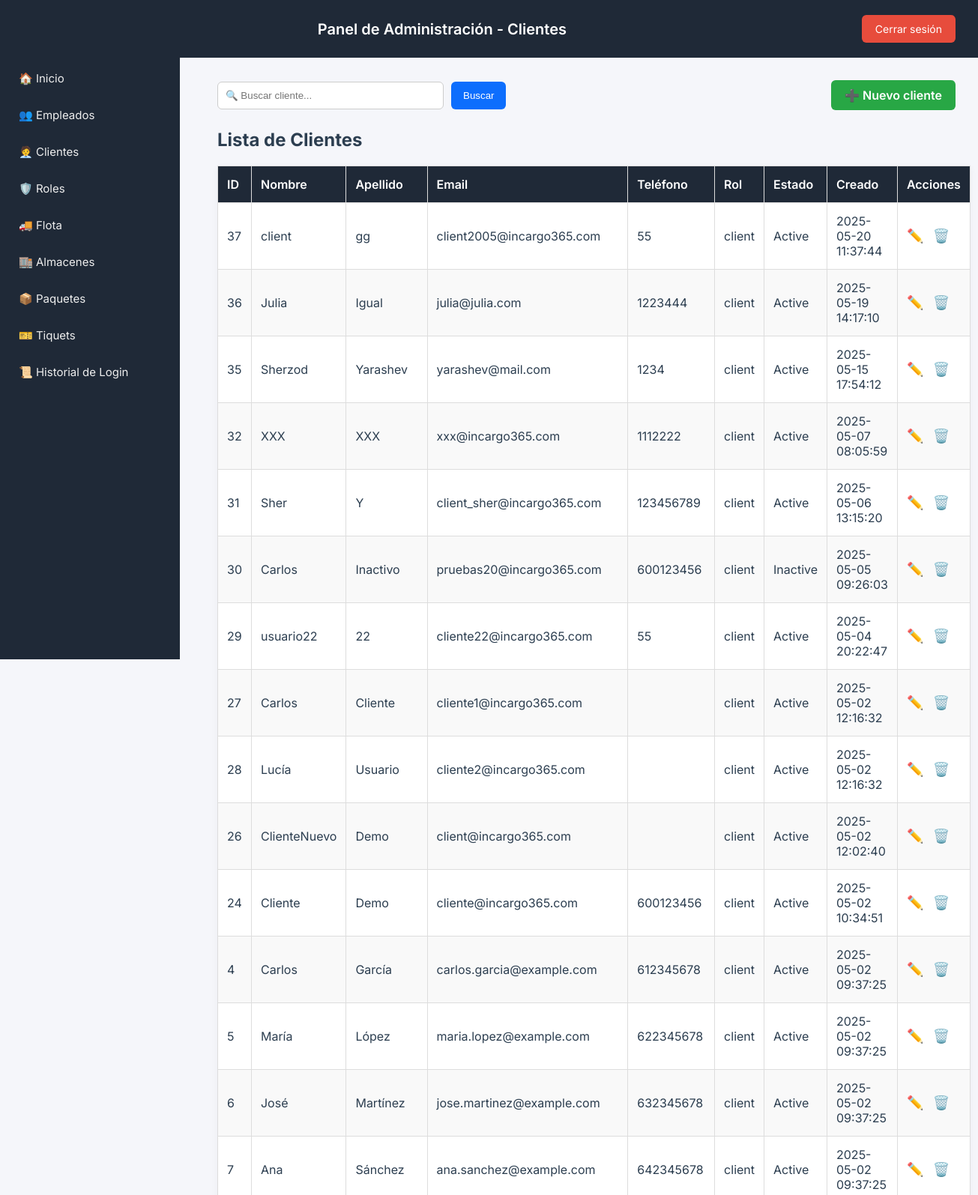
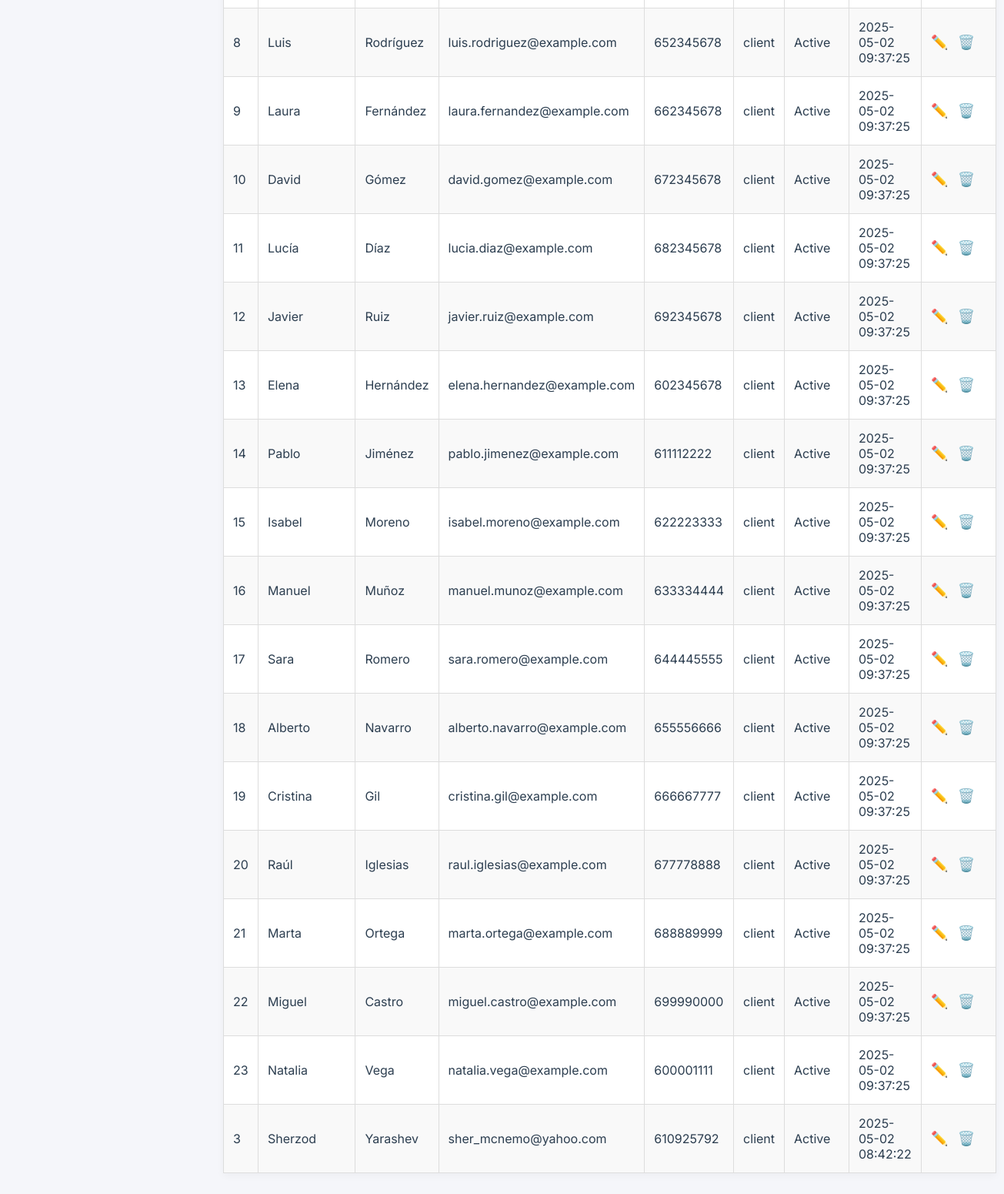
The page /area-clientes/owner/clients.php (signed in) on the database its author committed (2 pictures, top to bottom).
### tables this page shows
CREATE TABLE `client` (
  `client_id` int NOT NULL AUTO_INCREMENT,
  `name` varchar(100) NOT NULL,
  `surname` varchar(100) NOT NULL,
  `email` varchar(100) NOT NULL,
  `password_hash` varchar(255) NOT NULL,
  `phone` varchar(20) DEFAULT NULL,
  `rolID` int DEFAULT NULL,
  `townID` int DEFAULT NULL,
  `gender` enum('Male','Female','Other') DEFAULT NULL,
  `profile_picture` varchar(255) DEFAULT NULL,
  `status` enum('Active','Inactive') NOT NULL DEFAULT 'Active',
  `created_at` timestamp NULL DEFAULT CURRENT_TIMESTAMP,
  `updated_at` timestamp NULL DEFAULT CURRENT_TIMESTAMP ON UPDATE CURRENT_TIMESTAMP,
  `isactive` tinyint(1) DEFAULT '1',
  `last_login` timestamp NULL DEFAULT NULL,
  PRIMARY KEY (`client_id`),
  UNIQUE KEY `email` (`email`),
  KEY `rolID` (`rolID`),
  KEY `townID` (`townID`),
  CONSTRAINT `client_ibfk_1` FOREIGN KEY (`rolID`) REFERENCES `rol` (`rolID`) ON DELETE SET NULL,
  CONSTRAINT `client_ibfk_2` FOREIGN KEY (`townID`) REFERENCES `location` (`townID`) ON DELETE SET NULL
);

CREATE TABLE `rol` (
  `rolID` int NOT NULL AUTO_INCREMENT,
  `role_name` enum('owner','finance','people','IT_Dev','IT_Tech','customer_service','warehouse','driver','client') NOT NULL,
  `can_view_any_ticket` tinyint(1) NOT NULL DEFAULT '0',
  `can_view_own_ticket` tinyint(1) NOT NULL DEFAULT '0',
  `can_create_ticket` tinyint(1) NOT NULL DEFAULT '0',
  `can_update_ticket` tinyint(1) NOT NULL DEFAULT '0',
  `can_delete_ticket` tinyint(1) NOT NULL DEFAULT '0',
  `can_add_message` tinyint(1) NOT NULL DEFAULT '0',
  PRIMARY KEY (`rolID`)
);

### area-clientes/owner/clients.php (the view, shortened to what this page needs)
<?php
require_once __DIR__ . '/../db.php';
$search = $_GET['search'] ?? '';
$sql = "SELECT c.client_id, c.name, c.surname, c.email, c.phone, r.role_name, c.status, c.created_at
        FROM client c
        LEFT JOIN rol r ON c.rolID = r.rolID
        WHERE c.name LIKE :search OR c.surname LIKE :search OR r.role_name LIKE :search
        ORDER BY c.created_at DESC";
$stmt = $pdo->prepare($sql);
$stmt->execute(['search' => "%$search%"]);
$clients = $stmt->fetchAll();
?>
<!DOCTYPE html>
<html lang="es">
<head>
</head>
<body>
<header>
  <h1>Panel de Administración - Clientes</h1>
  <a href="../logout.php" class="logout">Cerrar sesión</a>
</header>
<div class="sidebar">
  <a href="dashboard.php">🏠 Inicio</a>
  <a href="employees.php">👥 Empleados</a>
  <a href="clients.php">🧑‍💼 Clientes</a>
  <a href="roles.php">🛡️ Roles</a>
  <a href="fleet.php">🚚 Flota</a>
  <a href="warehouses.php">🏬 Almacenes</a>
  <a href="packages.php">📦 Paquetes</a>
  <a href="tickets.php">🎫 Tiquets</a>
  <a href="login_history.php">📜 Historial de Login</a>
</div>
<div class="container">
  <div class="tools">
    <form method="get" action="">
      <input type="text" name="search" value="<?= htmlspecialchars($search) ?>" placeholder="🔍 Buscar cliente...">
      <button type="submit">Buscar</button>
    </form>
    <a href="client_add.php">➕ Nuevo cliente</a>
  </div>
  <h2>Lista de Clientes</h2>
  <table>
    <thead>
      <tr>
        <th>ID</th>
        <th>Nombre</th>
        <th>Apellido</th>
        <th>Email</th>
        <th>Teléfono</th>
        <th>Rol</th>
        <th>Estado</th>
        <th>Creado</th>
        <th>Acciones</th>
      </tr>
    </thead>
    <tbody>
      <?php foreach ($clients as $client): ?>
        <tr>
          <td><?= $client['client_id'] ?></td>
          <td><?= htmlspecialchars($client['name']) ?></td>
          <td><?= htmlspecialchars($client['surname']) ?></td>
          <td><?= htmlspecialchars($client['email']) ?></td>
          <td><?= htmlspecialchars($client['phone']) ?></td>
          <td><?= htmlspecialchars($client['role_name']) ?></td>
          <td><?= $client['status'] ?></td>
          <td><?= $client['created_at'] ?></td>
          <td class="acciones">
            <a href="client_edit.php?id=<?= $client['client_id'] ?>">✏️</a>
            <a href="client_delete.php?id=<?= $client['client_id'] ?>" onclick="return confirm('¿Eliminar cliente permanentemente?');">🗑️</a>
          </td>
        </tr>
      <?php endforeach; ?>
    </tbody>
  </table>
</div>
</body>
</html>

### area-clientes/owner/clients.php (style rules this page uses)
body { font-family: 'Inter', sans-serif; background: #f5f6fa; margin: 0; color: #2c3e50; }
header { background: #1f2937; color: white; padding: 20px 30px; display: flex; justify-content: space-between; align-items: center; }
header h1 { font-size: 20px; font-weight: 600; margin: 0; text-align: center; flex: 1; }
.logout { background-color: #e74c3c; color: white; padding: 10px 18px; border: none; border-radius: 6px; text-decoration: none; font-size: 14px; transition: background 0.3s; }
.sidebar { width: 240px; height: 100vh; background: #1f2937; color: white; position: fixed; top: 0; left: 0; padding-top: 80px; }
.sidebar a { display: block; color: #eee; padding: 15px 25px; text-decoration: none; transition: background 0.2s; font-size: 15px; }
.container { margin-left: 260px; padding: 30px; }
.tools { margin-bottom: 25px; display: flex; justify-content: space-between; align-items: center; }
.tools form { display: flex; gap: 10px; }
.tools input { padding: 10px; border-radius: 6px; border: 1px solid #ccc; width: 280px; }
.tools button { padding: 10px 16px; background-color: #0d6efd; color: white; border: none; border-radius: 6px; cursor: pointer; }
.tools a { background: #28a745; padding: 10px 18px; color: white; border-radius: 6px; text-decoration: none; font-weight: 600; }
table { width: 100%; border-collapse: collapse; background: white; box-shadow: 0 3px 10px rgba(0,0,0,0.04); }
th, td { padding: 14px 12px; border: 1px solid #ddd; text-align: left; }
th { background: #1f2937; color: white; font-weight: 600; }
tr:nth-child(even) { background: #f9f9f9; }
.acciones a { margin-right: 8px; text-decoration: none; font-size: 18px; }

### rows shown on the page
client: client_id "37", name "client", surname "gg", email "client2005@incargo365.com", phone "55", rolID.role_name "client", status "Active", created_at "2025-05-20 11:37:44"
client: client_id "36", name "Julia", surname "Igual", email "julia@julia.com", phone "1223444", rolID.role_name "client", status "Active", created_at "2025-05-19 14:17:10"
client: client_id "35", name "Sherzod", surname "Yarashev", email "yarashev@mail.com", phone "1234", rolID.role_name "client", status "Active", created_at "2025-05-15 17:54:12"
client: client_id "32", name "XXX", surname "XXX", email "xxx@incargo365.com", phone "1112222", rolID.role_name "client", status "Active", created_at "2025-05-07 08:05:59"
client: client_id "31", name "Sher", surname "Y", email "client_sher@incargo365.com", phone "123456789", rolID.role_name "client", status "Active", created_at "2025-05-06 13:15:20"
client: client_id "30", name "Carlos", surname "Inactivo", email "pruebas20@incargo365.com", phone "600123456", rolID.role_name "client", status "Inactive", created_at "2025-05-05 09:26:03"
client: client_id "29", name "usuario22", surname "22", email "cliente22@incargo365.com", phone "55", rolID.role_name "client", status "Active", created_at "2025-05-04 20:22:47"
client: client_id "27", name "Carlos", surname "Cliente", email "cliente1@incargo365.com", rolID.role_name "client", status "Active", created_at "2025-05-02 12:16:32"
client: client_id "28", name "Lucía", surname "Usuario", email "cliente2@incargo365.com", rolID.role_name "client", status "Active", created_at "2025-05-02 12:16:32"
client: client_id "26", name "ClienteNuevo", surname "Demo", email "client@incargo365.com", rolID.role_name "client", status "Active", created_at "2025-05-02 12:02:40"
client: client_id "24", name "Cliente", surname "Demo", email "cliente@incargo365.com", phone "600123456", rolID.role_name "client", status "Active", created_at "2025-05-02 10:34:51"
client: client_id "4", name "Carlos", surname "García", email "carlos.garcia@example.com", phone "612345678", rolID.role_name "client", status "Active", created_at "2025-05-02 09:37:25"
client: client_id "5", name "María", surname "López", email "maria.lopez@example.com", phone "622345678", rolID.role_name "client", status "Active", created_at "2025-05-02 09:37:25"
client: client_id "6", name "José", surname "Martínez", email "jose.martinez@example.com", phone "632345678", rolID.role_name "client", status "Active", created_at "2025-05-02 09:37:25"
client: client_id "7", name "Ana", surname "Sánchez", email "ana.sanchez@example.com", phone "642345678", rolID.role_name "client", status "Active", created_at "2025-05-02 09:37:25"
client: client_id "8", name "Luis", surname "Rodríguez", email "luis.rodriguez@example.com", phone "652345678", rolID.role_name "client", status "Active", created_at "2025-05-02 09:37:25"
client: client_id "9", name "Laura", surname "Fernández", email "laura.fernandez@example.com", phone "662345678", rolID.role_name "client", status "Active", created_at "2025-05-02 09:37:25"
client: client_id "10", name "David", surname "Gómez", email "david.gomez@example.com", phone "672345678", rolID.role_name "client", status "Active", created_at "2025-05-02 09:37:25"
client: client_id "11", name "Lucía", surname "Díaz", email "lucia.diaz@example.com", phone "682345678", rolID.role_name "client", status "Active", created_at "2025-05-02 09:37:25"
client: client_id "12", name "Javier", surname "Ruiz", email "javier.ruiz@example.com", phone "692345678", rolID.role_name "client", status "Active", created_at "2025-05-02 09:37:25"
client: client_id "13", name "Elena", surname "Hernández", email "elena.hernandez@example.com", phone "602345678", rolID.role_name "client", status "Active", created_at "2025-05-02 09:37:25"
client: client_id "14", name "Pablo", surname "Jiménez", email "pablo.jimenez@example.com", phone "611112222", rolID.role_name "client", status "Active", created_at "2025-05-02 09:37:25"
client: client_id "15", name "Isabel", surname "Moreno", email "isabel.moreno@example.com", phone "622223333", rolID.role_name "client", status "Active", created_at "2025-05-02 09:37:25"
client: client_id "16", name "Manuel", surname "Muñoz", email "manuel.munoz@example.com", phone "633334444", rolID.role_name "client", status "Active", created_at "2025-05-02 09:37:25"
client: client_id "17", name "Sara", surname "Romero", email "sara.romero@example.com", phone "644445555", rolID.role_name "client", status "Active", created_at "2025-05-02 09:37:25"
client: client_id "18", name "Alberto", surname "Navarro", email "alberto.navarro@example.com", phone "655556666", rolID.role_name "client", status "Active", created_at "2025-05-02 09:37:25"
client: client_id "19", name "Cristina", surname "Gil", email "cristina.gil@example.com", phone "666667777", rolID.role_name "client", status "Active", created_at "2025-05-02 09:37:25"
client: client_id "20", name "Raúl", surname "Iglesias", email "raul.iglesias@example.com", phone "677778888", rolID.role_name "client", status "Active", created_at "2025-05-02 09:37:25"
client: client_id "21", name "Marta", surname "Ortega", email "marta.ortega@example.com", phone "688889999", rolID.role_name "client", status "Active", created_at "2025-05-02 09:37:25"
client: client_id "22", name "Miguel", surname "Castro", email "miguel.castro@example.com", phone "699990000", rolID.role_name "client", status "Active", created_at "2025-05-02 09:37:25"
client: client_id "23", name "Natalia", surname "Vega", email "natalia.vega@example.com", phone "600001111", rolID.role_name "client", status "Active", created_at "2025-05-02 09:37:25"
client: client_id "3", name "Sherzod", surname "Yarashev", email "sher_mcnemo@yahoo.com", phone "610925792", rolID.role_name "client", status "Active", created_at "2025-05-02 08:42:22"
